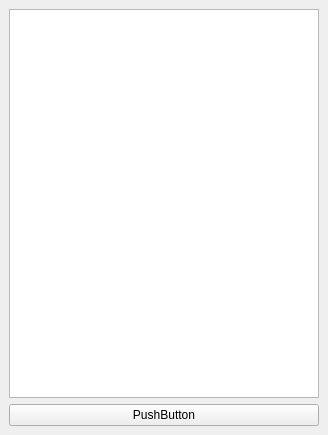
<?xml version="1.0" encoding="UTF-8"?>
<ui version="4.0">
 <class>planialt</class>
 <widget class="QMainWindow" name="planialt">
  <property name="geometry">
   <rect>
    <x>0</x>
    <y>0</y>
    <width>328</width>
    <height>435</height>
   </rect>
  </property>
  <property name="windowTitle">
   <string>planialt</string>
  </property>
  <widget class="QWidget" name="centralwidget">
   <layout class="QGridLayout" name="gridLayout">
    <item row="0" column="0">
     <layout class="QVBoxLayout" name="verticalLayout">
      <item>
       <widget class="QPlainTextEdit" name="pte">
        <property name="readOnly">
         <bool>true</bool>
        </property>
       </widget>
      </item>
      <item>
       <widget class="QPushButton" name="pbo">
        <property name="text">
         <string>PushButton</string>
        </property>
       </widget>
      </item>
     </layout>
    </item>
   </layout>
  </widget>
 </widget>
 <resources/>
 <connections/>
</ui>
